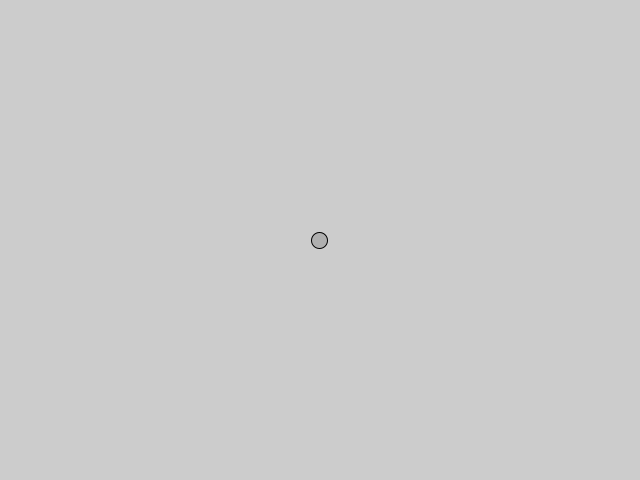
Frame 1 (no input)
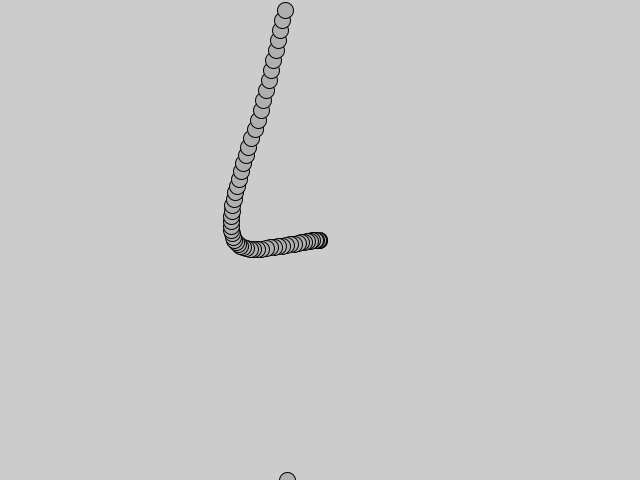
Frame 60 (the mouse pressed at the canvas centre just before this capture)
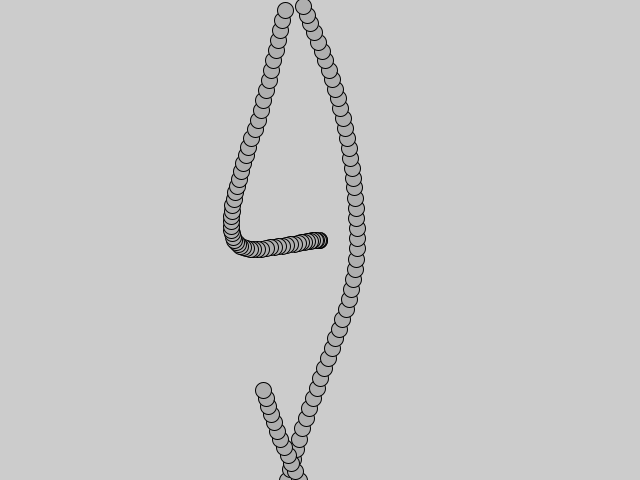
Frame 120 (the mouse held since frame 60 and released just before this capture)

The Processing sketch that drew these frames (run headless with seeded random() and noise(); from frame 60 on, the mouse is pressed at the canvas centre):

// Processing sketch: perlinaccel
// ── perlinaccel.pde
class Mover {
  PVector location;
  PVector velocity;
  PVector acceleration;
  float xt, yt;

  void update() {
    float xacc = map(noise(xt, yt), 0, 1, -1, 1);
    
    acceleration = new PVector(map(noise(xt, yt), 0, 1, -1, 1), map(noise(yt, xt), 0, 1, -1, 1));
    xt += 0.03; 
    yt += 0.03;
    velocity.add(acceleration);
    location.add(velocity);
    velocity.limit(10);
  }

  void display() {
    stroke(0);
    fill(175);
    ellipse(location.x, location.y, 16, 16);
  }

  Mover() {
    location = new PVector(width/2, height/2);
    velocity = new PVector(0, 0);
    xt = 0.0;
    yt = random(1, 10000);
  }

  void checkEdges() {
    if (location.x > width) {
      location.x = 0;
    } else if (location.x < 0) {
      location.x = width;
    }

    if (location.y > height) {
      location.y = 0;
    } else if (location.y < 0) {
      location.y = height;
    }
  }
}

Mover mover;

void setup() {
  size(640, 480);
  mover = new Mover();
}

void draw() {
  mover.update();
  mover.checkEdges();
  mover.display();
}
